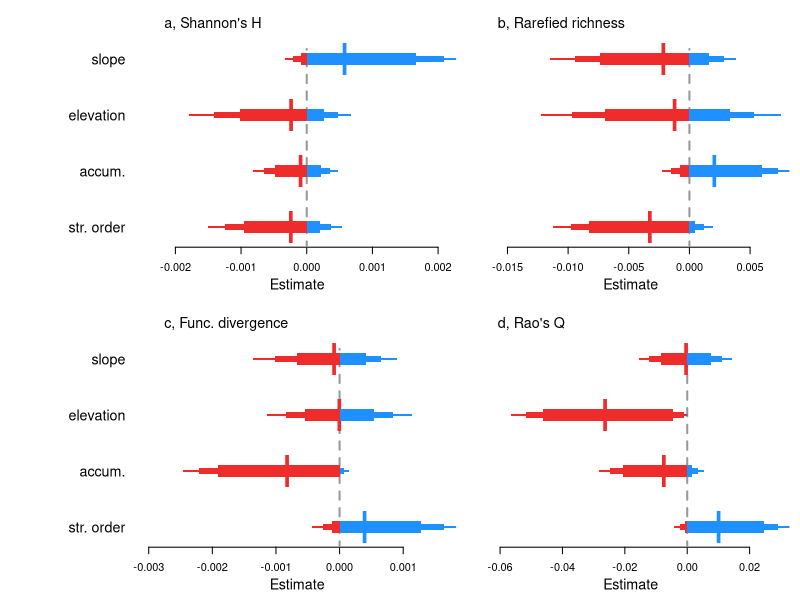

Source code (R):
##Set working directory
setwd("C:/Users/elwel/OneDrive/Desktop/aquatic_data/git/EuroAquaticMacroInverts")

# attach data
#drivEst <- read.csv("outputs/Driver_metaanaly_Ests.csv")
drivEst <- read.csv("outputs/outputs_driver/Driver_horseshoe_metaanaly_Ests.csv")
head(drivEst)
unique(drivEst$Response)

options(scipen=999)

##save plot
#tiff(filename = "plots/Fig4_drivers/Drivers_TaxaFunc_extra_streamCharacteristics.tiff", width = 5, height = 4, units = 'in', res = 600, compression = 'lzw')
tiff(filename = "plots/Fig4_drivers/ED_Fig7_Drivers_TaxaFunc_extra_streamCharacteristics_horseshoe.tif", width = 5, height = 5, units = 'in', res = 600, compression = 'lzw')

##layout
layout(mat = matrix(c(1:6), 
                        nrow = 2, 
                        ncol = 3),
       heights = c(2,2,2,2,2,2),
       widths = c(0.8,2,2,0.8,2,2))

par(mar=c(4,0.4,0.4,0.8))
#empty plot for where the labels will go
plot(0, xaxt = 'n', yaxt = 'n', bty = 'n', pch = '', ylab = '', xlab = '')
plot(0, xaxt = 'n', yaxt = 'n', bty = 'n', pch = '', ylab = '', xlab = '')

#### shannonsH #####
sub <- subset(drivEst, Response == "shannonsH")
subQ <- c(sub$Q0.5[6:9],sub$Q95[6:9])
est <- sub$Estimate[6:9]
yy <- c(1:4)
plot(yy ~ est, ylab="",xlab="", yaxt="n", las=1, type="n",xlim=c(min(subQ),max(subQ)), ylim=c(0.8,4.8),cex=2, bty="n")
#polygon(x=c(-100,-100,0,0),
#        y=c(-4,22,22,-4), col = "grey80", border = "grey80")
segments(x0=0,y0=0,x1=0,y1=4.18,lty=2, lwd=2,col="grey60")
axis(2, at=yy, lwd = 0, lwd.ticks = 0, labels=c("str. order", "accum.", "elevation", "slope"), las=1,cex.axis=1.3)
title(xlab="Estimate", line=2.4,cex.lab=1.3)
legend("topleft", legend=("a, Shannon's H"), bty="n", cex=1.3)
mm <- cbind(yy,est)
mm_neg <- as.data.frame(mm[ which(est < 0),])
mm_pos <- as.data.frame(mm[ which(est > 0),])
#points(yy ~ est, pch="l",cex=2.2,col="white")
points(mm_neg$yy ~ mm_neg$est, pch="l",cex=4,col="firebrick2")
points(mm_pos[1,] ~ mm_pos[2,], pch="l",cex=4,col="dodgerblue")
yyy1=c(0.975,1.025,1.025,0.975)
yyy2=c(0.95,1.05,1.05,0.95)
yyy3=c(0.9,1.1,1.1,0.9)
polygon(x=c(if (sub$Q2.5[6]<0) {sub$Q2.5[6]} else {0}, if (sub$Q2.5[6]<0) {sub$Q2.5[6]} else {0}, if (sub$Q97.5[6]<0) {sub$Q97.5[6]} else {0}, if (sub$Q97.5[6]<0) {sub$Q97.5[6]} else {0}),y=(yyy1), col = "firebrick2", border = NA)
polygon(x=c(if (sub$Q5[6]<0) {sub$Q5[6]} else {0}, if (sub$Q5[6]<0) {sub$Q5[6]} else {0}, if (sub$Q95[6]<0) {sub$Q95[6]} else {0}, if (sub$Q95[6]<0) {sub$Q95[6]} else {0}),y=(yyy2), col = "firebrick2", border = NA)
polygon(x=c(if (sub$Q10[6]<0) {sub$Q10[6]} else {0}, if (sub$Q10[6]<0) {sub$Q10[6]} else {0}, if (sub$Q90[6]<0) {sub$Q90[6]} else {0}, if (sub$Q90[6]<0) {sub$Q90[6]} else {0}),y=(yyy3), col = "firebrick2", border = NA)
polygon(x=c(if (sub$Q2.5[6]>0) {sub$Q2.5[6]} else {0}, if (sub$Q2.5[6]>0) {sub$Q2.5[6]} else {0}, if (sub$Q97.5[6]>0) {sub$Q97.5[6]} else {0}, if (sub$Q97.5[6]>0) {sub$Q97.5[6]} else {0}),y=(yyy1), col = "dodgerblue", border = NA)
polygon(x=c(if (sub$Q5[6]>0) {sub$Q5[6]} else {0}, if (sub$Q5[6]>0) {sub$Q5[6]} else {0}, if (sub$Q95[6]>0) {sub$Q95[6]} else {0}, if (sub$Q95[6]>0) {sub$Q95[6]} else {0}),y=(yyy2), col = "dodgerblue", border = NA)
polygon(x=c(if (sub$Q10[6]>0) {sub$Q10[6]} else {0}, if (sub$Q10[6]>0) {sub$Q10[6]} else {0}, if (sub$Q90[6]>0) {sub$Q90[6]} else {0}, if (sub$Q90[6]>0) {sub$Q90[6]} else {0}),y=(yyy3), col = "dodgerblue", border = NA)
polygon(x=c(if (sub$Q2.5[7]<0) {sub$Q2.5[7]} else {0}, if (sub$Q2.5[7]<0) {sub$Q2.5[7]} else {0}, if (sub$Q97.5[7]<0) {sub$Q97.5[7]} else {0}, if (sub$Q97.5[7]<0) {sub$Q97.5[7]} else {0}),y=(yyy1+1), col = "firebrick2", border = NA)
polygon(x=c(if (sub$Q5[7]<0) {sub$Q5[7]} else {0}, if (sub$Q5[7]<0) {sub$Q5[7]} else {0}, if (sub$Q95[7]<0) {sub$Q95[7]} else {0}, if (sub$Q95[7]<0) {sub$Q95[7]} else {0}),y=(yyy2+1), col = "firebrick2", border = NA)
polygon(x=c(if (sub$Q10[7]<0) {sub$Q10[7]} else {0}, if (sub$Q10[7]<0) {sub$Q10[7]} else {0}, if (sub$Q90[7]<0) {sub$Q90[7]} else {0}, if (sub$Q90[7]<0) {sub$Q90[7]} else {0}),y=(yyy3+1), col = "firebrick2", border = NA)
polygon(x=c(if (sub$Q2.5[7]>0) {sub$Q2.5[7]} else {0}, if (sub$Q2.5[7]>0) {sub$Q2.5[7]} else {0}, if (sub$Q97.5[7]>0) {sub$Q97.5[7]} else {0}, if (sub$Q97.5[7]>0) {sub$Q97.5[7]} else {0}),y=(yyy1+1), col = "dodgerblue", border = NA)
polygon(x=c(if (sub$Q5[7]>0) {sub$Q5[7]} else {0}, if (sub$Q5[7]>0) {sub$Q5[7]} else {0}, if (sub$Q95[7]>0) {sub$Q95[7]} else {0}, if (sub$Q95[7]>0) {sub$Q95[7]} else {0}),y=(yyy2+1), col = "dodgerblue", border = NA)
polygon(x=c(if (sub$Q10[7]>0) {sub$Q10[7]} else {0}, if (sub$Q10[7]>0) {sub$Q10[7]} else {0}, if (sub$Q90[7]>0) {sub$Q90[7]} else {0}, if (sub$Q90[7]>0) {sub$Q90[7]} else {0}),y=(yyy3+1), col = "dodgerblue", border = NA)
polygon(x=c(if (sub$Q2.5[8]<0) {sub$Q2.5[8]} else {0}, if (sub$Q2.5[8]<0) {sub$Q2.5[8]} else {0}, if (sub$Q97.5[8]<0) {sub$Q97.5[8]} else {0}, if (sub$Q97.5[8]<0) {sub$Q97.5[8]} else {0}),y=(yyy1+2), col = "firebrick2", border = NA)
polygon(x=c(if (sub$Q5[8]<0) {sub$Q5[8]} else {0}, if (sub$Q5[8]<0) {sub$Q5[8]} else {0}, if (sub$Q95[8]<0) {sub$Q95[8]} else {0}, if (sub$Q95[8]<0) {sub$Q95[8]} else {0}),y=(yyy2+2), col = "firebrick2", border = NA)
polygon(x=c(if (sub$Q10[8]<0) {sub$Q10[8]} else {0}, if (sub$Q10[8]<0) {sub$Q10[8]} else {0}, if (sub$Q90[8]<0) {sub$Q90[8]} else {0}, if (sub$Q90[8]<0) {sub$Q90[8]} else {0}),y=(yyy3+2), col = "firebrick2", border = NA)
polygon(x=c(if (sub$Q2.5[8]>0) {sub$Q2.5[8]} else {0}, if (sub$Q2.5[8]>0) {sub$Q2.5[8]} else {0}, if (sub$Q97.5[8]>0) {sub$Q97.5[8]} else {0}, if (sub$Q97.5[8]>0) {sub$Q97.5[8]} else {0}),y=(yyy1+2), col = "dodgerblue", border = NA)
polygon(x=c(if (sub$Q5[8]>0) {sub$Q5[8]} else {0}, if (sub$Q5[8]>0) {sub$Q5[8]} else {0}, if (sub$Q95[8]>0) {sub$Q95[8]} else {0}, if (sub$Q95[8]>0) {sub$Q95[8]} else {0}),y=(yyy2+2), col = "dodgerblue", border = NA)
polygon(x=c(if (sub$Q10[8]>0) {sub$Q10[8]} else {0}, if (sub$Q10[8]>0) {sub$Q10[8]} else {0}, if (sub$Q90[8]>0) {sub$Q90[8]} else {0}, if (sub$Q90[8]>0) {sub$Q90[8]} else {0}),y=(yyy3+2), col = "dodgerblue", border = NA)
polygon(x=c(if (sub$Q2.5[9]<0) {sub$Q2.5[9]} else {0}, if (sub$Q2.5[9]<0) {sub$Q2.5[9]} else {0}, if (sub$Q97.5[9]<0) {sub$Q97.5[9]} else {0}, if (sub$Q97.5[9]<0) {sub$Q97.5[9]} else {0}),y=(yyy1+3), col = "firebrick2", border = NA)
polygon(x=c(if (sub$Q5[9]<0) {sub$Q5[9]} else {0}, if (sub$Q5[9]<0) {sub$Q5[9]} else {0}, if (sub$Q95[9]<0) {sub$Q95[9]} else {0}, if (sub$Q95[9]<0) {sub$Q95[9]} else {0}),y=(yyy2+3), col = "firebrick2", border = NA)
polygon(x=c(if (sub$Q10[9]<0) {sub$Q10[9]} else {0}, if (sub$Q10[9]<0) {sub$Q10[9]} else {0}, if (sub$Q90[9]<0) {sub$Q90[9]} else {0}, if (sub$Q90[9]<0) {sub$Q90[9]} else {0}),y=(yyy3+3), col = "firebrick2", border = NA)
polygon(x=c(if (sub$Q2.5[9]>0) {sub$Q2.5[9]} else {0}, if (sub$Q2.5[9]>0) {sub$Q2.5[9]} else {0}, if (sub$Q97.5[9]>0) {sub$Q97.5[9]} else {0}, if (sub$Q97.5[9]>0) {sub$Q97.5[9]} else {0}),y=(yyy1+3), col = "dodgerblue", border = NA)
polygon(x=c(if (sub$Q5[9]>0) {sub$Q5[9]} else {0}, if (sub$Q5[9]>0) {sub$Q5[9]} else {0}, if (sub$Q95[9]>0) {sub$Q95[9]} else {0}, if (sub$Q95[9]>0) {sub$Q95[9]} else {0}),y=(yyy2+3), col = "dodgerblue", border = NA)
polygon(x=c(if (sub$Q10[9]>0) {sub$Q10[9]} else {0}, if (sub$Q10[9]>0) {sub$Q10[9]} else {0}, if (sub$Q90[9]>0) {sub$Q90[9]} else {0}, if (sub$Q90[9]>0) {sub$Q90[9]} else {0}),y=(yyy3+3), col = "dodgerblue", border = NA)

#### func_diverg #####
sub <- subset(drivEst, Response == "func_diverg")
subQ <- c(sub$Q0.5[6:9],sub$Q95[6:9])
est <- sub$Estimate[6:9]
yy <- c(1:4)
plot(yy ~ est, ylab="",xlab="", yaxt="n", las=1, type="n",xlim=c(min(subQ),max(subQ)), ylim=c(0.8,4.8),cex=2, bty="n")
segments(x0=0,y0=0,x1=0,y1=4.18,lty=2, lwd=2,col="grey60")
axis(2, at=yy, lwd = 0, lwd.ticks = 0, labels=c("str. order", "accum.", "elevation", "slope"), las=1,cex.axis=1.3)
title(xlab="Estimate", line=2.4,cex.lab=1.3)
legend("topleft", legend=("c, Func. divergence"), bty="n", cex=1.3)
mm <- cbind(yy,est)
mm_neg <- as.data.frame(mm[ which(est < 0),])
mm_pos <- as.data.frame(mm[ which(est > 0),])
points(mm_neg$yy ~ mm_neg$est, pch="l",cex=4,col="firebrick2")
points(mm_pos[1,] ~ mm_pos[2,], pch="l",cex=4,col="dodgerblue")
yyy1=c(0.975,1.025,1.025,0.975)
yyy2=c(0.95,1.05,1.05,0.95)
yyy3=c(0.9,1.1,1.1,0.9)
polygon(x=c(if (sub$Q2.5[6]<0) {sub$Q2.5[6]} else {0}, if (sub$Q2.5[6]<0) {sub$Q2.5[6]} else {0}, if (sub$Q97.5[6]<0) {sub$Q97.5[6]} else {0}, if (sub$Q97.5[6]<0) {sub$Q97.5[6]} else {0}),y=(yyy1), col = "firebrick2", border = NA)
polygon(x=c(if (sub$Q5[6]<0) {sub$Q5[6]} else {0}, if (sub$Q5[6]<0) {sub$Q5[6]} else {0}, if (sub$Q95[6]<0) {sub$Q95[6]} else {0}, if (sub$Q95[6]<0) {sub$Q95[6]} else {0}),y=(yyy2), col = "firebrick2", border = NA)
polygon(x=c(if (sub$Q10[6]<0) {sub$Q10[6]} else {0}, if (sub$Q10[6]<0) {sub$Q10[6]} else {0}, if (sub$Q90[6]<0) {sub$Q90[6]} else {0}, if (sub$Q90[6]<0) {sub$Q90[6]} else {0}),y=(yyy3), col = "firebrick2", border = NA)
polygon(x=c(if (sub$Q2.5[6]>0) {sub$Q2.5[6]} else {0}, if (sub$Q2.5[6]>0) {sub$Q2.5[6]} else {0}, if (sub$Q97.5[6]>0) {sub$Q97.5[6]} else {0}, if (sub$Q97.5[6]>0) {sub$Q97.5[6]} else {0}),y=(yyy1), col = "dodgerblue", border = NA)
polygon(x=c(if (sub$Q5[6]>0) {sub$Q5[6]} else {0}, if (sub$Q5[6]>0) {sub$Q5[6]} else {0}, if (sub$Q95[6]>0) {sub$Q95[6]} else {0}, if (sub$Q95[6]>0) {sub$Q95[6]} else {0}),y=(yyy2), col = "dodgerblue", border = NA)
polygon(x=c(if (sub$Q10[6]>0) {sub$Q10[6]} else {0}, if (sub$Q10[6]>0) {sub$Q10[6]} else {0}, if (sub$Q90[6]>0) {sub$Q90[6]} else {0}, if (sub$Q90[6]>0) {sub$Q90[6]} else {0}),y=(yyy3), col = "dodgerblue", border = NA)
polygon(x=c(if (sub$Q2.5[7]<0) {sub$Q2.5[7]} else {0}, if (sub$Q2.5[7]<0) {sub$Q2.5[7]} else {0}, if (sub$Q97.5[7]<0) {sub$Q97.5[7]} else {0}, if (sub$Q97.5[7]<0) {sub$Q97.5[7]} else {0}),y=(yyy1+1), col = "firebrick2", border = NA)
polygon(x=c(if (sub$Q5[7]<0) {sub$Q5[7]} else {0}, if (sub$Q5[7]<0) {sub$Q5[7]} else {0}, if (sub$Q95[7]<0) {sub$Q95[7]} else {0}, if (sub$Q95[7]<0) {sub$Q95[7]} else {0}),y=(yyy2+1), col = "firebrick2", border = NA)
polygon(x=c(if (sub$Q10[7]<0) {sub$Q10[7]} else {0}, if (sub$Q10[7]<0) {sub$Q10[7]} else {0}, if (sub$Q90[7]<0) {sub$Q90[7]} else {0}, if (sub$Q90[7]<0) {sub$Q90[7]} else {0}),y=(yyy3+1), col = "firebrick2", border = NA)
polygon(x=c(if (sub$Q2.5[7]>0) {sub$Q2.5[7]} else {0}, if (sub$Q2.5[7]>0) {sub$Q2.5[7]} else {0}, if (sub$Q97.5[7]>0) {sub$Q97.5[7]} else {0}, if (sub$Q97.5[7]>0) {sub$Q97.5[7]} else {0}),y=(yyy1+1), col = "dodgerblue", border = NA)
polygon(x=c(if (sub$Q5[7]>0) {sub$Q5[7]} else {0}, if (sub$Q5[7]>0) {sub$Q5[7]} else {0}, if (sub$Q95[7]>0) {sub$Q95[7]} else {0}, if (sub$Q95[7]>0) {sub$Q95[7]} else {0}),y=(yyy2+1), col = "dodgerblue", border = NA)
polygon(x=c(if (sub$Q10[7]>0) {sub$Q10[7]} else {0}, if (sub$Q10[7]>0) {sub$Q10[7]} else {0}, if (sub$Q90[7]>0) {sub$Q90[7]} else {0}, if (sub$Q90[7]>0) {sub$Q90[7]} else {0}),y=(yyy3+1), col = "dodgerblue", border = NA)
polygon(x=c(if (sub$Q2.5[8]<0) {sub$Q2.5[8]} else {0}, if (sub$Q2.5[8]<0) {sub$Q2.5[8]} else {0}, if (sub$Q97.5[8]<0) {sub$Q97.5[8]} else {0}, if (sub$Q97.5[8]<0) {sub$Q97.5[8]} else {0}),y=(yyy1+2), col = "firebrick2", border = NA)
polygon(x=c(if (sub$Q5[8]<0) {sub$Q5[8]} else {0}, if (sub$Q5[8]<0) {sub$Q5[8]} else {0}, if (sub$Q95[8]<0) {sub$Q95[8]} else {0}, if (sub$Q95[8]<0) {sub$Q95[8]} else {0}),y=(yyy2+2), col = "firebrick2", border = NA)
polygon(x=c(if (sub$Q10[8]<0) {sub$Q10[8]} else {0}, if (sub$Q10[8]<0) {sub$Q10[8]} else {0}, if (sub$Q90[8]<0) {sub$Q90[8]} else {0}, if (sub$Q90[8]<0) {sub$Q90[8]} else {0}),y=(yyy3+2), col = "firebrick2", border = NA)
polygon(x=c(if (sub$Q2.5[8]>0) {sub$Q2.5[8]} else {0}, if (sub$Q2.5[8]>0) {sub$Q2.5[8]} else {0}, if (sub$Q97.5[8]>0) {sub$Q97.5[8]} else {0}, if (sub$Q97.5[8]>0) {sub$Q97.5[8]} else {0}),y=(yyy1+2), col = "dodgerblue", border = NA)
polygon(x=c(if (sub$Q5[8]>0) {sub$Q5[8]} else {0}, if (sub$Q5[8]>0) {sub$Q5[8]} else {0}, if (sub$Q95[8]>0) {sub$Q95[8]} else {0}, if (sub$Q95[8]>0) {sub$Q95[8]} else {0}),y=(yyy2+2), col = "dodgerblue", border = NA)
polygon(x=c(if (sub$Q10[8]>0) {sub$Q10[8]} else {0}, if (sub$Q10[8]>0) {sub$Q10[8]} else {0}, if (sub$Q90[8]>0) {sub$Q90[8]} else {0}, if (sub$Q90[8]>0) {sub$Q90[8]} else {0}),y=(yyy3+2), col = "dodgerblue", border = NA)
polygon(x=c(if (sub$Q2.5[9]<0) {sub$Q2.5[9]} else {0}, if (sub$Q2.5[9]<0) {sub$Q2.5[9]} else {0}, if (sub$Q97.5[9]<0) {sub$Q97.5[9]} else {0}, if (sub$Q97.5[9]<0) {sub$Q97.5[9]} else {0}),y=(yyy1+3), col = "firebrick2", border = NA)
polygon(x=c(if (sub$Q5[9]<0) {sub$Q5[9]} else {0}, if (sub$Q5[9]<0) {sub$Q5[9]} else {0}, if (sub$Q95[9]<0) {sub$Q95[9]} else {0}, if (sub$Q95[9]<0) {sub$Q95[9]} else {0}),y=(yyy2+3), col = "firebrick2", border = NA)
polygon(x=c(if (sub$Q10[9]<0) {sub$Q10[9]} else {0}, if (sub$Q10[9]<0) {sub$Q10[9]} else {0}, if (sub$Q90[9]<0) {sub$Q90[9]} else {0}, if (sub$Q90[9]<0) {sub$Q90[9]} else {0}),y=(yyy3+3), col = "firebrick2", border = NA)
polygon(x=c(if (sub$Q2.5[9]>0) {sub$Q2.5[9]} else {0}, if (sub$Q2.5[9]>0) {sub$Q2.5[9]} else {0}, if (sub$Q97.5[9]>0) {sub$Q97.5[9]} else {0}, if (sub$Q97.5[9]>0) {sub$Q97.5[9]} else {0}),y=(yyy1+3), col = "dodgerblue", border = NA)
polygon(x=c(if (sub$Q5[9]>0) {sub$Q5[9]} else {0}, if (sub$Q5[9]>0) {sub$Q5[9]} else {0}, if (sub$Q95[9]>0) {sub$Q95[9]} else {0}, if (sub$Q95[9]>0) {sub$Q95[9]} else {0}),y=(yyy2+3), col = "dodgerblue", border = NA)
polygon(x=c(if (sub$Q10[9]>0) {sub$Q10[9]} else {0}, if (sub$Q10[9]>0) {sub$Q10[9]} else {0}, if (sub$Q90[9]>0) {sub$Q90[9]} else {0}, if (sub$Q90[9]>0) {sub$Q90[9]} else {0}),y=(yyy3+3), col = "dodgerblue", border = NA)

#### spp_richness_rarefied #####
sub <- subset(drivEst, Response == "spp_richness_rarefied")
subQ <- c(sub$Q0.5[6:9],sub$Q95[6:9])
est <- sub$Estimate[6:9]
yy <- c(1:4)
plot(yy ~ est, ylab="",xlab="", yaxt="n", las=1, type="n",xlim=c(min(subQ),max(subQ)), ylim=c(0.8,4.8),cex=2, bty="n")
segments(x0=0,y0=0,x1=0,y1=4.18,lty=2, lwd=2,col="grey60")
title(xlab="Estimate", line=2.4,cex.lab=1.3)
legend("topleft", legend=("b, Rarefied richness"), bty="n", cex=1.3)
mm <- cbind(yy,est)
mm_neg <- as.data.frame(mm[ which(est < 0),])
mm_pos <- as.data.frame(mm[ which(est > 0),])
#points(yy ~ est, pch="l",cex=2.2,col="white")
points(mm_neg$yy ~ mm_neg$est, pch="l",cex=4,col="firebrick2")
points(mm_pos[1,] ~ mm_pos[2,], pch="l",cex=4,col="dodgerblue")
polygon(x=c(if (sub$Q2.5[6]<0) {sub$Q2.5[6]} else {0}, if (sub$Q2.5[6]<0) {sub$Q2.5[6]} else {0}, if (sub$Q97.5[6]<0) {sub$Q97.5[6]} else {0}, if (sub$Q97.5[6]<0) {sub$Q97.5[6]} else {0}),y=(yyy1), col = "firebrick2", border = NA)
polygon(x=c(if (sub$Q5[6]<0) {sub$Q5[6]} else {0}, if (sub$Q5[6]<0) {sub$Q5[6]} else {0}, if (sub$Q95[6]<0) {sub$Q95[6]} else {0}, if (sub$Q95[6]<0) {sub$Q95[6]} else {0}),y=(yyy2), col = "firebrick2", border = NA)
polygon(x=c(if (sub$Q10[6]<0) {sub$Q10[6]} else {0}, if (sub$Q10[6]<0) {sub$Q10[6]} else {0}, if (sub$Q90[6]<0) {sub$Q90[6]} else {0}, if (sub$Q90[6]<0) {sub$Q90[6]} else {0}),y=(yyy3), col = "firebrick2", border = NA)
polygon(x=c(if (sub$Q2.5[6]>0) {sub$Q2.5[6]} else {0}, if (sub$Q2.5[6]>0) {sub$Q2.5[6]} else {0}, if (sub$Q97.5[6]>0) {sub$Q97.5[6]} else {0}, if (sub$Q97.5[6]>0) {sub$Q97.5[6]} else {0}),y=(yyy1), col = "dodgerblue", border = NA)
polygon(x=c(if (sub$Q5[6]>0) {sub$Q5[6]} else {0}, if (sub$Q5[6]>0) {sub$Q5[6]} else {0}, if (sub$Q95[6]>0) {sub$Q95[6]} else {0}, if (sub$Q95[6]>0) {sub$Q95[6]} else {0}),y=(yyy2), col = "dodgerblue", border = NA)
polygon(x=c(if (sub$Q10[6]>0) {sub$Q10[6]} else {0}, if (sub$Q10[6]>0) {sub$Q10[6]} else {0}, if (sub$Q90[6]>0) {sub$Q90[6]} else {0}, if (sub$Q90[6]>0) {sub$Q90[6]} else {0}),y=(yyy3), col = "dodgerblue", border = NA)
polygon(x=c(if (sub$Q2.5[7]<0) {sub$Q2.5[7]} else {0}, if (sub$Q2.5[7]<0) {sub$Q2.5[7]} else {0}, if (sub$Q97.5[7]<0) {sub$Q97.5[7]} else {0}, if (sub$Q97.5[7]<0) {sub$Q97.5[7]} else {0}),y=(yyy1+1), col = "firebrick2", border = NA)
polygon(x=c(if (sub$Q5[7]<0) {sub$Q5[7]} else {0}, if (sub$Q5[7]<0) {sub$Q5[7]} else {0}, if (sub$Q95[7]<0) {sub$Q95[7]} else {0}, if (sub$Q95[7]<0) {sub$Q95[7]} else {0}),y=(yyy2+1), col = "firebrick2", border = NA)
polygon(x=c(if (sub$Q10[7]<0) {sub$Q10[7]} else {0}, if (sub$Q10[7]<0) {sub$Q10[7]} else {0}, if (sub$Q90[7]<0) {sub$Q90[7]} else {0}, if (sub$Q90[7]<0) {sub$Q90[7]} else {0}),y=(yyy3+1), col = "firebrick2", border = NA)
polygon(x=c(if (sub$Q2.5[7]>0) {sub$Q2.5[7]} else {0}, if (sub$Q2.5[7]>0) {sub$Q2.5[7]} else {0}, if (sub$Q97.5[7]>0) {sub$Q97.5[7]} else {0}, if (sub$Q97.5[7]>0) {sub$Q97.5[7]} else {0}),y=(yyy1+1), col = "dodgerblue", border = NA)
polygon(x=c(if (sub$Q5[7]>0) {sub$Q5[7]} else {0}, if (sub$Q5[7]>0) {sub$Q5[7]} else {0}, if (sub$Q95[7]>0) {sub$Q95[7]} else {0}, if (sub$Q95[7]>0) {sub$Q95[7]} else {0}),y=(yyy2+1), col = "dodgerblue", border = NA)
polygon(x=c(if (sub$Q10[7]>0) {sub$Q10[7]} else {0}, if (sub$Q10[7]>0) {sub$Q10[7]} else {0}, if (sub$Q90[7]>0) {sub$Q90[7]} else {0}, if (sub$Q90[7]>0) {sub$Q90[7]} else {0}),y=(yyy3+1), col = "dodgerblue", border = NA)
polygon(x=c(if (sub$Q2.5[8]<0) {sub$Q2.5[8]} else {0}, if (sub$Q2.5[8]<0) {sub$Q2.5[8]} else {0}, if (sub$Q97.5[8]<0) {sub$Q97.5[8]} else {0}, if (sub$Q97.5[8]<0) {sub$Q97.5[8]} else {0}),y=(yyy1+2), col = "firebrick2", border = NA)
polygon(x=c(if (sub$Q5[8]<0) {sub$Q5[8]} else {0}, if (sub$Q5[8]<0) {sub$Q5[8]} else {0}, if (sub$Q95[8]<0) {sub$Q95[8]} else {0}, if (sub$Q95[8]<0) {sub$Q95[8]} else {0}),y=(yyy2+2), col = "firebrick2", border = NA)
polygon(x=c(if (sub$Q10[8]<0) {sub$Q10[8]} else {0}, if (sub$Q10[8]<0) {sub$Q10[8]} else {0}, if (sub$Q90[8]<0) {sub$Q90[8]} else {0}, if (sub$Q90[8]<0) {sub$Q90[8]} else {0}),y=(yyy3+2), col = "firebrick2", border = NA)
polygon(x=c(if (sub$Q2.5[8]>0) {sub$Q2.5[8]} else {0}, if (sub$Q2.5[8]>0) {sub$Q2.5[8]} else {0}, if (sub$Q97.5[8]>0) {sub$Q97.5[8]} else {0}, if (sub$Q97.5[8]>0) {sub$Q97.5[8]} else {0}),y=(yyy1+2), col = "dodgerblue", border = NA)
polygon(x=c(if (sub$Q5[8]>0) {sub$Q5[8]} else {0}, if (sub$Q5[8]>0) {sub$Q5[8]} else {0}, if (sub$Q95[8]>0) {sub$Q95[8]} else {0}, if (sub$Q95[8]>0) {sub$Q95[8]} else {0}),y=(yyy2+2), col = "dodgerblue", border = NA)
polygon(x=c(if (sub$Q10[8]>0) {sub$Q10[8]} else {0}, if (sub$Q10[8]>0) {sub$Q10[8]} else {0}, if (sub$Q90[8]>0) {sub$Q90[8]} else {0}, if (sub$Q90[8]>0) {sub$Q90[8]} else {0}),y=(yyy3+2), col = "dodgerblue", border = NA)
polygon(x=c(if (sub$Q2.5[9]<0) {sub$Q2.5[9]} else {0}, if (sub$Q2.5[9]<0) {sub$Q2.5[9]} else {0}, if (sub$Q97.5[9]<0) {sub$Q97.5[9]} else {0}, if (sub$Q97.5[9]<0) {sub$Q97.5[9]} else {0}),y=(yyy1+3), col = "firebrick2", border = NA)
polygon(x=c(if (sub$Q5[9]<0) {sub$Q5[9]} else {0}, if (sub$Q5[9]<0) {sub$Q5[9]} else {0}, if (sub$Q95[9]<0) {sub$Q95[9]} else {0}, if (sub$Q95[9]<0) {sub$Q95[9]} else {0}),y=(yyy2+3), col = "firebrick2", border = NA)
polygon(x=c(if (sub$Q10[9]<0) {sub$Q10[9]} else {0}, if (sub$Q10[9]<0) {sub$Q10[9]} else {0}, if (sub$Q90[9]<0) {sub$Q90[9]} else {0}, if (sub$Q90[9]<0) {sub$Q90[9]} else {0}),y=(yyy3+3), col = "firebrick2", border = NA)
polygon(x=c(if (sub$Q2.5[9]>0) {sub$Q2.5[9]} else {0}, if (sub$Q2.5[9]>0) {sub$Q2.5[9]} else {0}, if (sub$Q97.5[9]>0) {sub$Q97.5[9]} else {0}, if (sub$Q97.5[9]>0) {sub$Q97.5[9]} else {0}),y=(yyy1+3), col = "dodgerblue", border = NA)
polygon(x=c(if (sub$Q5[9]>0) {sub$Q5[9]} else {0}, if (sub$Q5[9]>0) {sub$Q5[9]} else {0}, if (sub$Q95[9]>0) {sub$Q95[9]} else {0}, if (sub$Q95[9]>0) {sub$Q95[9]} else {0}),y=(yyy2+3), col = "dodgerblue", border = NA)
polygon(x=c(if (sub$Q10[9]>0) {sub$Q10[9]} else {0}, if (sub$Q10[9]>0) {sub$Q10[9]} else {0}, if (sub$Q90[9]>0) {sub$Q90[9]} else {0}, if (sub$Q90[9]>0) {sub$Q90[9]} else {0}),y=(yyy3+3), col = "dodgerblue", border = NA)

#### RaoQ #####
sub <- subset(drivEst, Response == "RaoQ")
subQ <- c(sub$Q0.5[6:9],sub$Q95[6:9])
est <- sub$Estimate[6:9]
yy <- c(1:4)
plot(yy ~ est, ylab="",xlab="", yaxt="n", las=1, type="n",xlim=c(min(subQ),max(subQ)), ylim=c(0.8,4.8),cex=2, bty="n")
segments(x0=0,y0=0,x1=0,y1=4.18,lty=2, lwd=2,col="grey60")
title(xlab="Estimate", line=2.4,cex.lab=1.3)
legend("topleft", legend=("d, Rao's Q"), bty="n", cex=1.3)
mm <- cbind(yy,est)
mm_neg <- as.data.frame(mm[ which(est < 0),])
mm_pos <- as.data.frame(mm[ which(est > 0),])
#points(yy ~ est, pch="l",cex=2.2,col="white")
points(mm_neg$yy ~ mm_neg$est, pch="l",cex=4,col="firebrick2")
points(mm_pos[1,] ~ mm_pos[2,], pch="l",cex=4,col="dodgerblue")
yyy1=c(0.975,1.025,1.025,0.975)
yyy2=c(0.95,1.05,1.05,0.95)
yyy3=c(0.9,1.1,1.1,0.9)
polygon(x=c(if (sub$Q2.5[6]<0) {sub$Q2.5[6]} else {0}, if (sub$Q2.5[6]<0) {sub$Q2.5[6]} else {0}, if (sub$Q97.5[6]<0) {sub$Q97.5[6]} else {0}, if (sub$Q97.5[6]<0) {sub$Q97.5[6]} else {0}),y=(yyy1), col = "firebrick2", border = NA)
polygon(x=c(if (sub$Q5[6]<0) {sub$Q5[6]} else {0}, if (sub$Q5[6]<0) {sub$Q5[6]} else {0}, if (sub$Q95[6]<0) {sub$Q95[6]} else {0}, if (sub$Q95[6]<0) {sub$Q95[6]} else {0}),y=(yyy2), col = "firebrick2", border = NA)
polygon(x=c(if (sub$Q10[6]<0) {sub$Q10[6]} else {0}, if (sub$Q10[6]<0) {sub$Q10[6]} else {0}, if (sub$Q90[6]<0) {sub$Q90[6]} else {0}, if (sub$Q90[6]<0) {sub$Q90[6]} else {0}),y=(yyy3), col = "firebrick2", border = NA)
polygon(x=c(if (sub$Q2.5[6]>0) {sub$Q2.5[6]} else {0}, if (sub$Q2.5[6]>0) {sub$Q2.5[6]} else {0}, if (sub$Q97.5[6]>0) {sub$Q97.5[6]} else {0}, if (sub$Q97.5[6]>0) {sub$Q97.5[6]} else {0}),y=(yyy1), col = "dodgerblue", border = NA)
polygon(x=c(if (sub$Q5[6]>0) {sub$Q5[6]} else {0}, if (sub$Q5[6]>0) {sub$Q5[6]} else {0}, if (sub$Q95[6]>0) {sub$Q95[6]} else {0}, if (sub$Q95[6]>0) {sub$Q95[6]} else {0}),y=(yyy2), col = "dodgerblue", border = NA)
polygon(x=c(if (sub$Q10[6]>0) {sub$Q10[6]} else {0}, if (sub$Q10[6]>0) {sub$Q10[6]} else {0}, if (sub$Q90[6]>0) {sub$Q90[6]} else {0}, if (sub$Q90[6]>0) {sub$Q90[6]} else {0}),y=(yyy3), col = "dodgerblue", border = NA)
polygon(x=c(if (sub$Q2.5[7]<0) {sub$Q2.5[7]} else {0}, if (sub$Q2.5[7]<0) {sub$Q2.5[7]} else {0}, if (sub$Q97.5[7]<0) {sub$Q97.5[7]} else {0}, if (sub$Q97.5[7]<0) {sub$Q97.5[7]} else {0}),y=(yyy1+1), col = "firebrick2", border = NA)
polygon(x=c(if (sub$Q5[7]<0) {sub$Q5[7]} else {0}, if (sub$Q5[7]<0) {sub$Q5[7]} else {0}, if (sub$Q95[7]<0) {sub$Q95[7]} else {0}, if (sub$Q95[7]<0) {sub$Q95[7]} else {0}),y=(yyy2+1), col = "firebrick2", border = NA)
polygon(x=c(if (sub$Q10[7]<0) {sub$Q10[7]} else {0}, if (sub$Q10[7]<0) {sub$Q10[7]} else {0}, if (sub$Q90[7]<0) {sub$Q90[7]} else {0}, if (sub$Q90[7]<0) {sub$Q90[7]} else {0}),y=(yyy3+1), col = "firebrick2", border = NA)
polygon(x=c(if (sub$Q2.5[7]>0) {sub$Q2.5[7]} else {0}, if (sub$Q2.5[7]>0) {sub$Q2.5[7]} else {0}, if (sub$Q97.5[7]>0) {sub$Q97.5[7]} else {0}, if (sub$Q97.5[7]>0) {sub$Q97.5[7]} else {0}),y=(yyy1+1), col = "dodgerblue", border = NA)
polygon(x=c(if (sub$Q5[7]>0) {sub$Q5[7]} else {0}, if (sub$Q5[7]>0) {sub$Q5[7]} else {0}, if (sub$Q95[7]>0) {sub$Q95[7]} else {0}, if (sub$Q95[7]>0) {sub$Q95[7]} else {0}),y=(yyy2+1), col = "dodgerblue", border = NA)
polygon(x=c(if (sub$Q10[7]>0) {sub$Q10[7]} else {0}, if (sub$Q10[7]>0) {sub$Q10[7]} else {0}, if (sub$Q90[7]>0) {sub$Q90[7]} else {0}, if (sub$Q90[7]>0) {sub$Q90[7]} else {0}),y=(yyy3+1), col = "dodgerblue", border = NA)
polygon(x=c(if (sub$Q2.5[8]<0) {sub$Q2.5[8]} else {0}, if (sub$Q2.5[8]<0) {sub$Q2.5[8]} else {0}, if (sub$Q97.5[8]<0) {sub$Q97.5[8]} else {0}, if (sub$Q97.5[8]<0) {sub$Q97.5[8]} else {0}),y=(yyy1+2), col = "firebrick2", border = NA)
polygon(x=c(if (sub$Q5[8]<0) {sub$Q5[8]} else {0}, if (sub$Q5[8]<0) {sub$Q5[8]} else {0}, if (sub$Q95[8]<0) {sub$Q95[8]} else {0}, if (sub$Q95[8]<0) {sub$Q95[8]} else {0}),y=(yyy2+2), col = "firebrick2", border = NA)
polygon(x=c(if (sub$Q10[8]<0) {sub$Q10[8]} else {0}, if (sub$Q10[8]<0) {sub$Q10[8]} else {0}, if (sub$Q90[8]<0) {sub$Q90[8]} else {0}, if (sub$Q90[8]<0) {sub$Q90[8]} else {0}),y=(yyy3+2), col = "firebrick2", border = NA)
polygon(x=c(if (sub$Q2.5[8]>0) {sub$Q2.5[8]} else {0}, if (sub$Q2.5[8]>0) {sub$Q2.5[8]} else {0}, if (sub$Q97.5[8]>0) {sub$Q97.5[8]} else {0}, if (sub$Q97.5[8]>0) {sub$Q97.5[8]} else {0}),y=(yyy1+2), col = "dodgerblue", border = NA)
polygon(x=c(if (sub$Q5[8]>0) {sub$Q5[8]} else {0}, if (sub$Q5[8]>0) {sub$Q5[8]} else {0}, if (sub$Q95[8]>0) {sub$Q95[8]} else {0}, if (sub$Q95[8]>0) {sub$Q95[8]} else {0}),y=(yyy2+2), col = "dodgerblue", border = NA)
polygon(x=c(if (sub$Q10[8]>0) {sub$Q10[8]} else {0}, if (sub$Q10[8]>0) {sub$Q10[8]} else {0}, if (sub$Q90[8]>0) {sub$Q90[8]} else {0}, if (sub$Q90[8]>0) {sub$Q90[8]} else {0}),y=(yyy3+2), col = "dodgerblue", border = NA)
polygon(x=c(if (sub$Q2.5[9]<0) {sub$Q2.5[9]} else {0}, if (sub$Q2.5[9]<0) {sub$Q2.5[9]} else {0}, if (sub$Q97.5[9]<0) {sub$Q97.5[9]} else {0}, if (sub$Q97.5[9]<0) {sub$Q97.5[9]} else {0}),y=(yyy1+3), col = "firebrick2", border = NA)
polygon(x=c(if (sub$Q5[9]<0) {sub$Q5[9]} else {0}, if (sub$Q5[9]<0) {sub$Q5[9]} else {0}, if (sub$Q95[9]<0) {sub$Q95[9]} else {0}, if (sub$Q95[9]<0) {sub$Q95[9]} else {0}),y=(yyy2+3), col = "firebrick2", border = NA)
polygon(x=c(if (sub$Q10[9]<0) {sub$Q10[9]} else {0}, if (sub$Q10[9]<0) {sub$Q10[9]} else {0}, if (sub$Q90[9]<0) {sub$Q90[9]} else {0}, if (sub$Q90[9]<0) {sub$Q90[9]} else {0}),y=(yyy3+3), col = "firebrick2", border = NA)
polygon(x=c(if (sub$Q2.5[9]>0) {sub$Q2.5[9]} else {0}, if (sub$Q2.5[9]>0) {sub$Q2.5[9]} else {0}, if (sub$Q97.5[9]>0) {sub$Q97.5[9]} else {0}, if (sub$Q97.5[9]>0) {sub$Q97.5[9]} else {0}),y=(yyy1+3), col = "dodgerblue", border = NA)
polygon(x=c(if (sub$Q5[9]>0) {sub$Q5[9]} else {0}, if (sub$Q5[9]>0) {sub$Q5[9]} else {0}, if (sub$Q95[9]>0) {sub$Q95[9]} else {0}, if (sub$Q95[9]>0) {sub$Q95[9]} else {0}),y=(yyy2+3), col = "dodgerblue", border = NA)
polygon(x=c(if (sub$Q10[9]>0) {sub$Q10[9]} else {0}, if (sub$Q10[9]>0) {sub$Q10[9]} else {0}, if (sub$Q90[9]>0) {sub$Q90[9]} else {0}, if (sub$Q90[9]>0) {sub$Q90[9]} else {0}),y=(yyy3+3), col = "dodgerblue", border = NA)
##

##
dev.off()
##

